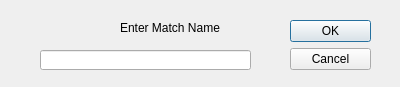
<?xml version="1.0" encoding="UTF-8"?>
<ui version="4.0">
 <class>MatchNameDialog</class>
 <widget class="QDialog" name="MatchNameDialog">
  <property name="geometry">
   <rect>
    <x>0</x>
    <y>0</y>
    <width>400</width>
    <height>87</height>
   </rect>
  </property>
  <property name="windowTitle">
   <string>Dialog</string>
  </property>
  <widget class="QDialogButtonBox" name="buttonBox">
   <property name="geometry">
    <rect>
     <x>290</x>
     <y>20</y>
     <width>81</width>
     <height>241</height>
    </rect>
   </property>
   <property name="orientation">
    <enum>Qt::Vertical</enum>
   </property>
   <property name="standardButtons">
    <set>QDialogButtonBox::Cancel|QDialogButtonBox::Ok</set>
   </property>
  </widget>
  <widget class="QLabel" name="label">
   <property name="geometry">
    <rect>
     <x>120</x>
     <y>20</y>
     <width>101</width>
     <height>16</height>
    </rect>
   </property>
   <property name="text">
    <string>Enter Match Name</string>
   </property>
  </widget>
  <widget class="QLineEdit" name="lineEdit">
   <property name="geometry">
    <rect>
     <x>40</x>
     <y>50</y>
     <width>211</width>
     <height>20</height>
    </rect>
   </property>
  </widget>
 </widget>
 <resources/>
 <connections>
  <connection>
   <sender>buttonBox</sender>
   <signal>accepted()</signal>
   <receiver>MatchNameDialog</receiver>
   <slot>accept()</slot>
   <hints>
    <hint type="sourcelabel">
     <x>248</x>
     <y>254</y>
    </hint>
    <hint type="destinationlabel">
     <x>157</x>
     <y>274</y>
    </hint>
   </hints>
  </connection>
  <connection>
   <sender>buttonBox</sender>
   <signal>rejected()</signal>
   <receiver>MatchNameDialog</receiver>
   <slot>reject()</slot>
   <hints>
    <hint type="sourcelabel">
     <x>316</x>
     <y>260</y>
    </hint>
    <hint type="destinationlabel">
     <x>286</x>
     <y>274</y>
    </hint>
   </hints>
  </connection>
 </connections>
</ui>
